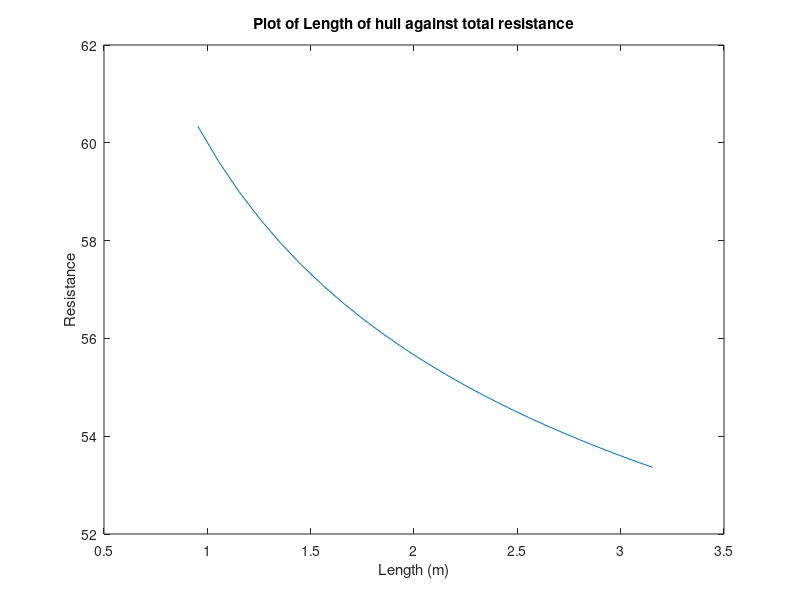
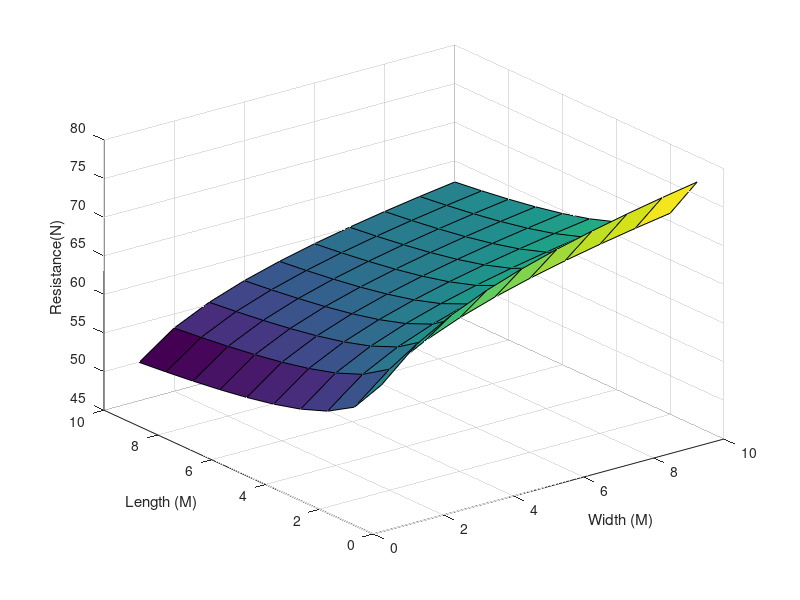
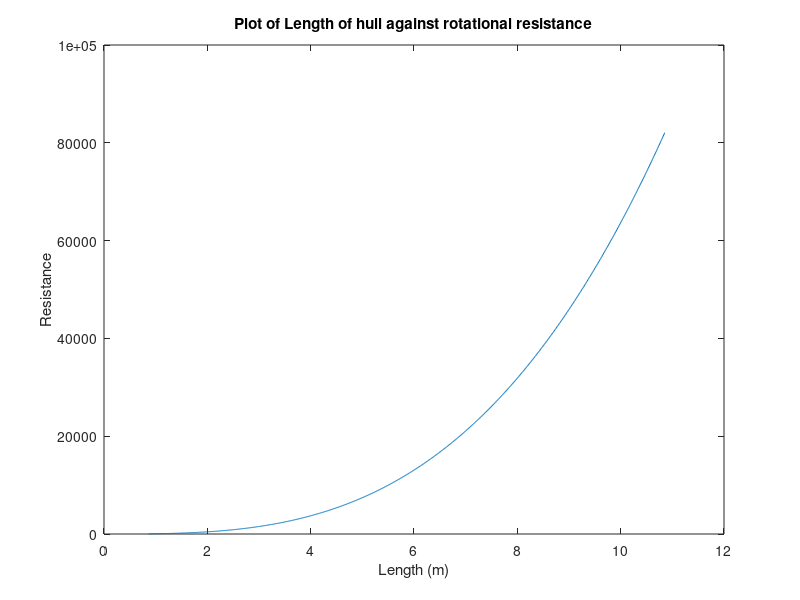
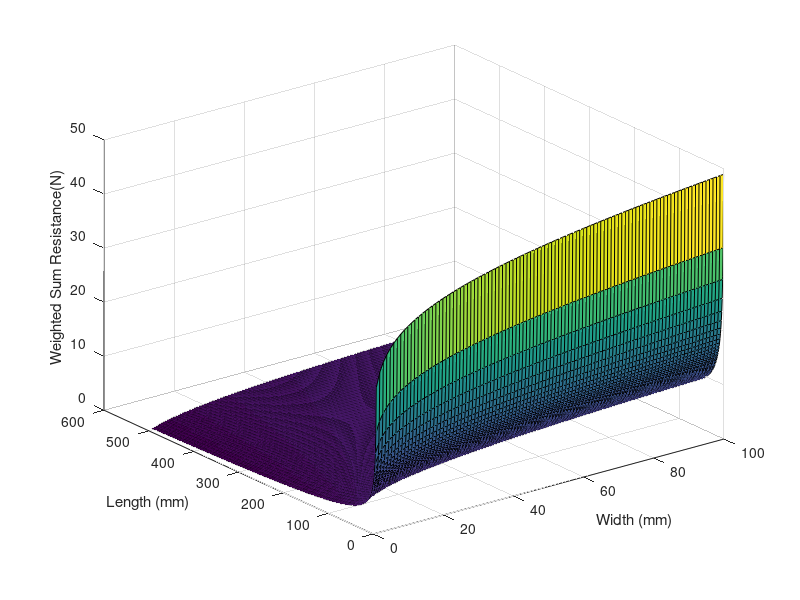

Write the MATLAB code that produced these figures, in order. (Note: this script raises an error after producing the figures.)
close all
clear all
%% Formulae
% Equations used throughout code

%Rt = (2*p*(V^2)*pi)*(((L*B)^1.6+(L*D)^1.6+(B*D)^1.6)/3)^(1/16)*(0.075/(log10((L*V)/(1.004*10^(-6)))-2)^2);
%R_rot = (18.18*(x(1)^3.1)*(2.51 + exp(-0.998*(x(1)/x(2))) + 0.2716))
%Cd = 2.51 + exp(-0.998(L/D)) + 0.2716;
%Rrot = 181.18*(L^3.1)*Cd;

%% Initialisation
%Benchmark values for an average kayak
L_ben = 3.08; % Length
B_ben = 0.750; % Width
D_ben = 0.350; % Depth
p = 1000; % Density of water
w_sqr = (pi^2)/64; % Rotational velocity
V_ben = 1.55; % Velocity of boat in water

% Ratio of length to depth used as a constraint
ratio_ben = L_ben/D_ben; % benchmark boat ratio for comparison
% ratio = L/D;

% Used curve fitting tool to create relationship
% lam = 2.51*exp(-0.10008*ratio) + 0.2716
% goodness of fit: adjusted R-square = 0.9906

lam_ben = 2.51*exp(-0.10008*ratio_ben) + 0.2716;
% lam = 2.51*exp(-0.10008*ratio) + 0.2716;

%% Drag on boat rotating around z-axis in water

fd_rot_ben = 117.9*((L_ben^3.1)*lam_ben*(w_sqr));
% fd_rot = 117.9*((L^3.1)*lam*(w_sqr))

fprintf('\n') % New Line in output
fprintf('Rotational resistance of benchmark hull = %0.2d. N',fd_rot_ben);

%% Plotting Length against total resistance
% Initialise Values - Reset
D = D_ben;
L = 0.854; % initial length of boat
B = B_ben;
V = 1.55;

% Initialise lists - Reset
Rt_list = [];
L_list = [];
V_list = [];

% Iteratively increased - Length
for i = 1:1000
    L = L + 0.1;
    Rt = (2*p*(V^2)*pi)*(((L*B)^1.6+(L*D)^1.6+(B*D)^1.6)/3)^(1/16)*(0.075/(log10((L*V)/(1.004*10^(-6)))-2)^2);
    Rt_list = [Rt_list,Rt];
    L_list = [L_list,L];
    ratio = L/D;
    lam = 2.51*exp(-0.10008*ratio) + 0.2716; % laminar coefficient of friction at ratio of length to depth
    fd_rot = 117.9*((L^3.1)*lam*(w_sqr)); % rotational drag around z-axis
    if fd_rot > fd_rot_ben % when rotational drag is higher than the benchmark
        fin_L = L;
        fin_Rt = Rt;
        break
    end
end

figure();
plot(L_list,Rt_list)
xlabel('Length (m)')
ylabel('Resistance')
title('Plot of Length of hull against total resistance')

%% Plotting length vs width vs resistance
Rt_matrix = zeros(10,10);
B = 0;

for j = 1:10
    B = B + 1;
    L = 0;
    for i = 1:10 % lengths at depth
        L = L + 1;
        Rt = (2*p*(V^2)*pi)*(((L*B)^1.6+(L*D)^1.6+(B*D)^1.6)/3)^(1/16)*(0.075/(log10((L*V)/(1.004*10^(-6)))-2)^2);
        Rt_matrix(i,j)= Rt;
        ratio = L/D;
        lam = 2.51*exp(-0.10008*ratio) + 0.2716; % laminar coefficient of friction at ratio of length to depth
        fd_rot = 117.9*((L^3.1)*lam*(w_sqr)); % rotational drag around z-axis   
    end
end
figure();
surf(Rt_matrix,Rt_matrix)
xlabel("Width (M)")
ylabel("Length (M)")
zlabel("Resistance(N)")

%% Plotting Length against rotational resitance

% Initialise Values - Reset
D = D_ben;
L = 0.854; % initial length of boat
B = B_ben;
p = 1000;
V = 1.55;

% Initialise lists - Reset
R_rot_list = [];
L_list = [];

% Iteratively increased - Length
for i = 1:1000
    L = L + 0.01;
    R_rot = (18.18*(L^3.1)*(2.51 + exp(-0.998*(L/B)) + 0.2716));
    R_rot_list = [R_rot_list,R_rot];
    L_list = [L_list,L];
end

figure();
plot(L_list,R_rot_list)
xlabel('Length (m)')
ylabel('Resistance')
title('Plot of Length of hull against rotational resistance')

%% Weighted resistance sum
% Multi-objective function

% Initialise Values - Reset
D = D_ben;
L = 10; % initial length of boat
B = B_ben;
p = 1000;

% Initialise lists - Reset
R_sum_list = [];
L_list = [];

% Weighted sum calculation
%   A calculation is made at 10m for both linear and rotational resistances
Rt = (2*p*(V^2)*pi)*(((L*B)^1.6+(L*D)^1.6+(B*D)^1.6)/3)^(1/16)*(0.075/(log10((L*V)/(1.004*10^(-6)))-2)^2);
R_rot = (18.18*(L^3.1)*(2.51 + exp(-0.998*(L/B)) + 0.2716));

% --------Normalisation-------------
%Initial limiting values
L_max = 5;
B_max  = 3;
D_max = 3;
L_min = 0.1;
B_min = 0.2;
D_min = 0.2;

Rt_max = (2*p*(V_ben^2)*pi)*(((L_min*B_max)^1.6+(L_min*D_max)^1.6+(B_max*D_max)^1.6)/3)^(1/16)*(0.075/(log10((L_min*V_ben)/(1.004*10^(-6)))-2)^2);
Rt_min = (2*p*(V_ben^2)*pi)*(((L_max*B_min)^1.6+(L_max*D_min)^1.6+(B_min*D_min)^1.6)/3)^(1/16)*(0.075/(log10((L_max*V_ben)/(1.004*10^(-6)))-2)^2);
%Rt_norm = ((Rt - Rt_min)/(Rt_max - Rt_min));

R_rot_max = (18.18*(L_max^3.1)*(2.51 + exp(-0.998*(L_max/B_max)) + 0.2716));
R_rot_min = (18.18*(L_min^3.1)*(2.51 + exp(-0.998*(L_min/B_min)) + 0.2716));
%R_rot_norm = ((R_rot - R_rot_min)/(R_rot_max - R_rot_min));


% --------Weighting---------------
w1 = 20;
%w2 = Rt/R_rot;
w2 = 0.001;

%R_sum = (w1*Rt_norm) + (w2*R_rot_norm);

%---------Plotting---------------
% Variables are reset again
L = 0.854;
B = 0;
V = 1.55;

% Iteratively increased - Width
for j = 1:100
    B = B + 0.1;
    L = 0;
    
    % Iteratively increased - Length
    for i = 1:1000
        L = L + 0.01;
        %Normalised Weighted Sum calculation
        Rt = (2*p*(V^2)*pi)*(((L*B)^1.6+(L*D)^1.6+(B*D)^1.6)/3)^(1/16)*(0.075/(log10((L*V)/(1.004*10^(-6)))-2)^2);
        R_rot = (18.18*(L^3.1)*(2.51 + exp(-0.998*(L/B)) + 0.2716));
        Rt_norm = ((Rt - Rt_min)/(Rt_max - Rt_min));
        R_rot_norm = ((R_rot - R_rot_min)/(R_rot_max - R_rot_min));
        R_sum = (w1*Rt_norm) + (w2*R_rot_norm);
        %R_sum = (w1*(2*p*(V^2)*pi)*(((L*B)^1.6+(L*D)^1.6+(B*D)^1.6)/3)^(1/16)*(0.075/(log10((L*V)/(1.004*10^(-6)))-2)^2)) + (w2*(18.18*(L^3.1)*(2.51 + exp(-0.998*(L/B)) + 0.2716)));
        R_sum_matrix(i,j)= R_sum;
        if j == 7
            R_sum_list = [R_sum_list,R_sum];
            L_list = [L_list,L];
        end
        if L > 5
            break
        end
    end
end
figure()
surf(R_sum_matrix,R_sum_matrix)
xlabel("Width (mm)")
ylabel("Length (mm)")
zlabel("Weighted Sum Resistance(N)")
figure();
   
% Iteratively increased - Length
L = 0;
R_sum = 0;
R_sum_list = [];
L_list = [];

w2 = 0.001;

for i = 1:1000
    L = L + 0.01;
    Rt = (2*p*(V^2)*pi)*(((L*B)^1.6+(L*D)^1.6+(B*D)^1.6)/3)^(1/16)*(0.075/(log10((L*V)/(1.004*10^(-6)))-2)^2);
    R_rot = (18.18*(L^3.1)*(2.51 + exp(-0.998*(L/B)) + 0.2716));
    Rt_norm = ((Rt - Rt_min)/(Rt_max - Rt_min));
    R_rot_norm = ((R_rot - R_rot_min)/(R_rot_max - R_rot_min));
    R_sum = (w1*Rt_norm) + (w2*R_rot_norm);
    %R_sum = (w1*(2*p*(V^2)*pi)*(((L*B)^1.6+(L*D)^1.6+(B*D)^1.6)/3)^(1/16)*(0.075/(log10((L*V)/(1.004*10^(-6)))-2)^2)) + (w2*(18.18*(L^3.1)*(2.51 + exp(-0.998*(L/B)) + 0.2716)));
    R_sum_list = [R_sum_list,R_sum];
    L_list = [L_list,L];
    if L > 10
        break
    end
end
plot(L_list,R_sum_list)
xlabel('Length (m)')
ylabel('Normalised Weighted Resistance')
title('Plot of Length of hull against weighted resistance')

% ----------------------------------------------------------------------------------------

%% Non-linear solving - fmincon
%https://uk.mathworks.com/matlabcentral/answers/144705-how-to-create-constraints-in-fmincon
% x(1) = L
% x(2) = B
% x(3) = D

V = 1.55;   % Initial speed
p = 1000;    % Density
D = D_ben;  % Initial depth
B = B_ben;  % Initial width

% Weighted sum of objective funtions
w1 = 1;
w2 = 0.001;
fun = @(x)(w1*(2*p*(V^2)*pi)*(((x(1)*x(2))^1.6+(x(1)*x(3))^1.6+(x(2)*x(3))^1.6)/3)^(1/16)*(0.075/(log10((x(1)*V)/(1.004*10^(-6)))-2)^2)) + (w2*(18.18*(x(1)^3.1)*(2.51 + exp(-0.998*(x(1)/x(2))) + 0.2716)));

% Weighted NORMALISED sum of objective functions
%fun = @(x)(w1*(((2*p*(V^2)*pi)*(((x(1)*x(2))^1.6+(x(1)*x(3))^1.6+(x(2)*x(3))^1.6)/3)^(1/16)*(0.075/(log10((x(1)*V)/(1.004*10^(-6)))-2)^2))-Rt_min)/(Rt_max - Rt_min)) + (w2*(((18.18*(x(1)^3.1)*(2.51 + exp(-0.998*(x(1)/x(2))) + 0.2716)) - R_rot_min)/(R_rot_max - R_rot_min)));

ub = [L_max,B_max,D_max]; % Upper limits for: Length, Width, Depth
lb = [L_min,B_min,D_min]; % Lower Limits for: Length, Width, Depth
A = [0,-1,0;-1,0,0]; % Linear constraints: seating depth (g6), Max length (g7), 
b = [-0.350;-4];
Aeq = []; % No equality constraints
beq = [];
x0 = [1,0.5,0.25]; % Initial numbers for, Length, Width, Depth
nonlcon = @hullcon; % Non linear constraints

X = fmincon(fun,x0,A,b,Aeq,beq,lb,ub,nonlcon);

fprintf('fmincon optimised: Length (L) %0.2u., Width (B) %0.2u., Depth (D) %0.2u.', X(1),X(2),X(3));

%-----------------------------------------------------------------------------------------
%% Optimised Hull resistance comparison
% Comparing optimised hull Vs Benchmark Hull
% At 3 knots (1.55 m/s)

% Benchmarch hull resistance
Rt_ben = (2*p*(V_ben^2)*pi)*(((L_ben*B_ben)^1.6+(L_ben*D_ben)^1.6+(B_ben*D_ben)^1.6)/3)^(1/16)*(0.075/(log10((L_ben*V_ben)/(1.004*10^(-6)))-2)^2);
%Optimised hull resistance
Rt_opt = (2*p*(V_ben^2)*pi)*(((X(1)*X(2))^1.6+(X(1)*X(3))^1.6+(X(2)*X(3))^1.6)/3)^(1/16)*(0.075/(log10((X(1)*V_ben)/(1.004*10^(-6)))-2)^2);
% Percentage improvement over benchmark
Rt_pct = ((Rt_ben - Rt_opt)/ Rt_ben)*100;
fprintf('\n') % New Line in output
fprintf('Percentage perfomance increase = %0.2d. N',Rt_pct);

% Benchmarch hull resistance
R_rot_ben = (18.18*(L_ben^3.1)*(2.51 + exp(-0.998*(L_ben/B_ben)) + 0.2716));
%Optimised hull resistance
R_rot_opt = (18.18*(X(1)^3.1)*(2.51 + exp(-0.998*(X(1)/X(2))) + 0.2716));
% Percentage improvement over benchmark
Rt_pct = ((R_rot_ben - R_rot_opt)/ R_rot_ben)*100;
fprintf('\n') % New Line in output
fprintf('Percentage Rotational perfomance increase = %0.2d. N',Rt_pct);

% ---------------------------------------------
%% Convert thrust to velocity

Rt_list = [];
L_list = [];
V_list = [];

%Init Values
thrust_pad = 250; % Newtons
thrust_mot = 1820; % Newtons
%Resistance will increase to match that with an increased velocity
V = 0.1;
L = X(1);

for i = 1:1000
    Rt = 1.5*((2*p*(V^2)*pi)*(((L*B)^1.6+(L*D)^1.6+(B*D)^1.6)/3)^(1/16)*(0.075/(log10((L*V)/(1.004*10^(-6)))-2)^2));
    V  = V + 0.1;
    if Rt > thrust_mot
    %if Rt > thrust_pad
        break
    end
end


fprintf('\n') % New Line in output
dispRt = sprintf('Total resistance = %0.2u N',Rt);
dispL = sprintf('Final Length = %0.2d m',L);
dispV = sprintf('Final speed = %0.2d m/s',V);

disp(dispRt)
disp(dispV)
disp(dispL)

%% Functions
% Non linear constraint
function [c,ceq] = hullcon(x)
c(1) = 0.350 - (2/3)*pi*x(1)*x(2)*x(3); % Volume constraint - used to maintain enough boyancy
c(2) = (0.3151/23) - (x(2))^2 - (x(3))^2; % x-axis inertia
ceq = [];
end
